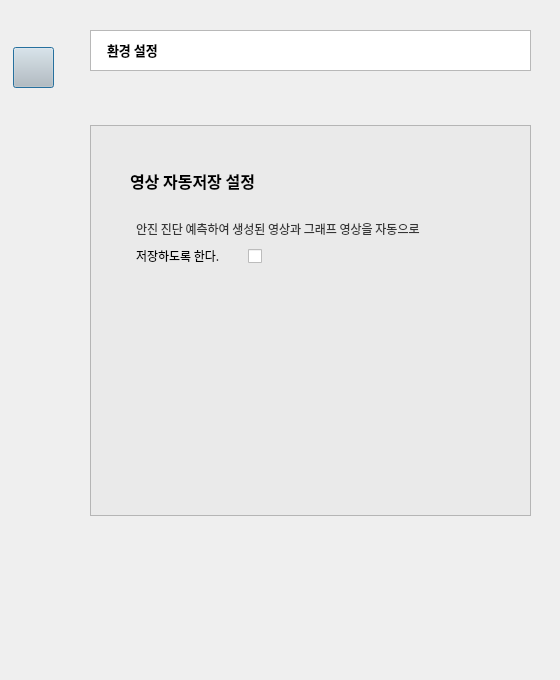
<?xml version="1.0" encoding="UTF-8"?>
<ui version="4.0">
 <class>Dialog</class>
 <widget class="QDialog" name="Dialog">
  <property name="geometry">
   <rect>
    <x>0</x>
    <y>0</y>
    <width>560</width>
    <height>680</height>
   </rect>
  </property>
  <property name="windowTitle">
   <string>Dialog</string>
  </property>
  <widget class="QLabel" name="label_8">
   <property name="geometry">
    <rect>
     <x>136</x>
     <y>248</y>
     <width>131</width>
     <height>16</height>
    </rect>
   </property>
   <property name="font">
    <font>
     <family>나눔스퀘어_ac</family>
    </font>
   </property>
   <property name="text">
    <string>저장하도록 한다.</string>
   </property>
  </widget>
  <widget class="QLabel" name="label_7">
   <property name="geometry">
    <rect>
     <x>130</x>
     <y>170</y>
     <width>170</width>
     <height>21</height>
    </rect>
   </property>
   <property name="font">
    <font>
     <family>나눔스퀘어_ac</family>
     <pointsize>12</pointsize>
     <weight>75</weight>
     <bold>true</bold>
    </font>
   </property>
   <property name="text">
    <string>영상 자동저장 설정</string>
   </property>
  </widget>
  <widget class="QLabel" name="label_6">
   <property name="geometry">
    <rect>
     <x>107</x>
     <y>39</y>
     <width>121</width>
     <height>21</height>
    </rect>
   </property>
   <property name="font">
    <font>
     <family>나눔스퀘어_ac</family>
     <pointsize>10</pointsize>
     <weight>75</weight>
     <bold>true</bold>
    </font>
   </property>
   <property name="text">
    <string>환경 설정</string>
   </property>
  </widget>
  <widget class="QCheckBox" name="checkBox_2">
   <property name="geometry">
    <rect>
     <x>248</x>
     <y>246</y>
     <width>21</width>
     <height>21</height>
    </rect>
   </property>
   <property name="text">
    <string/>
   </property>
  </widget>
  <widget class="QListWidget" name="listWidget_2">
   <property name="geometry">
    <rect>
     <x>90</x>
     <y>125</y>
     <width>441</width>
     <height>391</height>
    </rect>
   </property>
   <property name="styleSheet">
    <string notr="true">background-color: rgb(234, 234, 234);</string>
   </property>
  </widget>
  <widget class="QWidget" name="widget" native="true">
   <property name="geometry">
    <rect>
     <x>0</x>
     <y>-5</y>
     <width>71</width>
     <height>651</height>
    </rect>
   </property>
   <property name="styleSheet">
    <string notr="true"/>
   </property>
   <widget class="QPushButton" name="btn_home">
    <property name="geometry">
     <rect>
      <x>13</x>
      <y>52</y>
      <width>41</width>
      <height>41</height>
     </rect>
    </property>
    <property name="styleSheet">
     <string notr="true">background-color: rgb(218, 218, 218);
background-color: rgb(195, 195, 195);</string>
    </property>
    <property name="text">
     <string/>
    </property>
   </widget>
  </widget>
  <widget class="QLabel" name="label_5">
   <property name="geometry">
    <rect>
     <x>136</x>
     <y>209</y>
     <width>351</width>
     <height>41</height>
    </rect>
   </property>
   <property name="font">
    <font>
     <family>나눔스퀘어_ac</family>
    </font>
   </property>
   <property name="lineWidth">
    <number>1</number>
   </property>
   <property name="midLineWidth">
    <number>0</number>
   </property>
   <property name="text">
    <string>&lt;html&gt;&lt;head/&gt;&lt;body&gt;&lt;p&gt;&lt;span style=&quot; color:#353535;&quot;&gt;안진 진단 예측하여 생성된 영상과 그래프 영상을 자동으로&lt;/span&gt;&lt;/p&gt;&lt;/body&gt;&lt;/html&gt;</string>
   </property>
  </widget>
  <widget class="QListWidget" name="listWidget_5">
   <property name="geometry">
    <rect>
     <x>90</x>
     <y>30</y>
     <width>441</width>
     <height>41</height>
    </rect>
   </property>
  </widget>
  <zorder>listWidget_5</zorder>
  <zorder>listWidget_2</zorder>
  <zorder>label_8</zorder>
  <zorder>label_7</zorder>
  <zorder>label_6</zorder>
  <zorder>checkBox_2</zorder>
  <zorder>widget</zorder>
  <zorder>label_5</zorder>
 </widget>
 <resources/>
 <connections/>
</ui>
